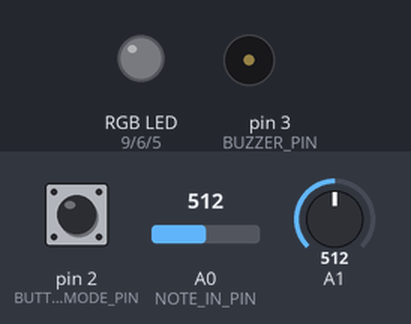
A sketch run on a simulated Arduino Uno, built with avr-gcc and run on an emulated ATmega328P. On the bench: an RGB LED mixed from three pins (HIGH = lit), buzzer (waves = sounding). Inputs (shaded band) come from the test bench; at power-on: pin 2 (BUTTON_MODE_PIN) LOW, A0 (NOTE_IN_PIN) = 512, A1 = 512. Dim RGB values are drawn brighter than linear; random numbers use the default seed unless the sketch sets one.

Above: at 1.2 s.
1.3 s: pin 2 (BUTTON_MODE_PIN) pulled HIGH for 1 s
At 1.8 s:
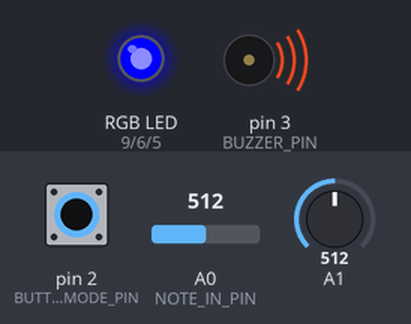
At 2.7 s:
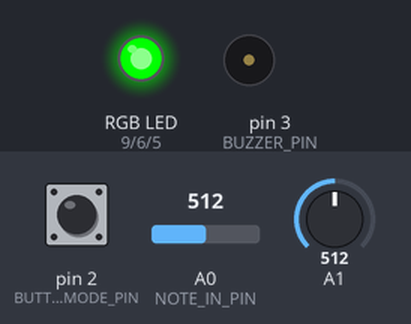
4.3 s: pin 2 (BUTTON_MODE_PIN) pulled HIGH for 3.2 s
At 5.15 s:
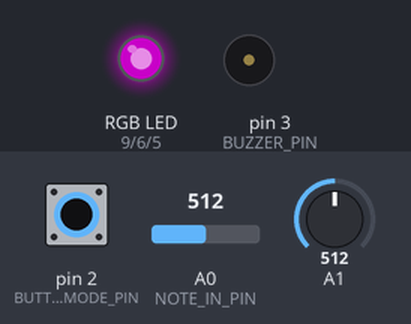
Timing chart, 0 to 15.0 s (numbered marks = the images above; inputs shaded):
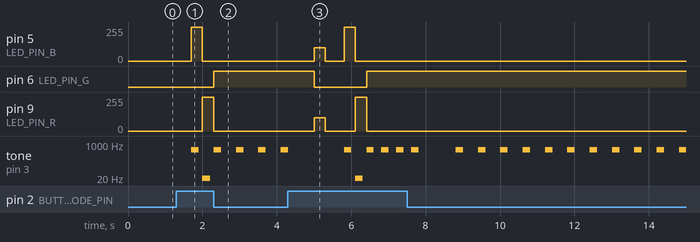

Measured:
- after the input at 1.3 s, pin 5 (LED_PIN_B): 0/255 → 255/255 after 0.40 s, → 0/255 0.30 s later; pin 6 (LED_PIN_G): LOW → HIGH after 1.0 s
- after the input at 4.3 s, pin 5 (LED_PIN_B): 0/255 → 100/255 after 0.71 s, → 0/255 0.30 s later, → 255/255 0.50 s later, → 0/255 0.30 s later; pin 6 (LED_PIN_G): HIGH → LOW after 0.71 s, → HIGH 1.4 s later; pin 9 (LED_PIN_R): 0/255 → 100/255 after 0.71 s, → 0/255 0.30 s later, → 255/255 0.80 s later, → 0/255 0.31 s later

The sketch:

ETUDE_3_PART1.ino
```cpp
/**********************PART 3*******************************
 * Provide an analysis of the behavior of the resistor ladder (keyboard), mode selector and what is occurring on the Arduino as a voltage. How does the input become audiblesound?
 *
 * For the resistor ladder buttons, because they are in series and because since I used different values of resistors and since they are in sink with the piezo buzzer, when I press
 * on one, it will allow current to pass and because it will produce a value between 0 and 1023, that will be the frequency that the buzzer will read.
 * For the human ear, however, we cannot hear from 0 to around 30-40 so we need to make sure, specifically for the last button where the current gets smaller, that there is enough
 * current passing for us to hear the sound. The voltage starts with 5V and goes to ground to close our circuit (0V).
 * For the mode selector, it is connected to a PWM so it can either be read as digital or analog. There's also a resistor after that button to control the current.
 *
 *
 */
/************************************************************/


/**********************ETUDE 2 CART 360 2017*******************************
 * WELCOME!
 * THE PURPOSE OF THIS EXERCISE IS TO DESIGN A VERY SIMPLE KEYBOARD (5 KEYS)
 * WHICH ALLOWS YOU TO PLAY LIVE, RECORD, AND PLAYBACK SINGLE NOTES (NO CHORDS).
 * THERE WILL BE A BUTTON WHICH WHEN PRESSED WILL TAKE THE USER TO THE NEXT MODE:
 * THERE ARE 5 POSSIBLE MODES
 * 0 ==  reset    ==   led off == also resets
 * 1 ==  live     ==   led BLUE
 * 2 ==  record   ==   led RED
 * 3 ==  play     ==   led GREEN
 * 4 ==  looper   ==   led PURPLE
 *
 * ADDITIONALLY - WHEN THE USER CHANGES MODE,
 * THE RGB LED WILL CHANGE COLOR (ACCORDING TO THE SPECIFICATIONS)

 * PLEASE FOLLOW THE INSTRUCTIONS IN THE COMMENTS:
 * DO NOT ADD ANY MORE FUNCTION DEFINITIONS
 * ONLY IMPLEMENT THE FUNCTION DEFINITIONS SUPPLIED
 * THERE IS NO NEED TO ADD ANY NEW VARIABLES OR CONSTANTS
 * PROVIDE COMMENTS FOR ANY OF THE CODE IMPLEMENTED
 * GOOD LUCK!
 */
/**** CONSTANTS ********************************************************/

#define BUTTON_MODE_PIN 2 // Button to change the mode

// constants for RGB LED
#define LED_PIN_R 9 // R PIN
#define LED_PIN_G 6 // G PIN
#define LED_PIN_B 5 // B PIN

// constant for note in (button-resistor ladder on breadboard)
# define NOTE_IN_PIN A0

//constant for max number of notes in array
#define MAX_NOTES 16

// a constant for duration
const int duration = 200;

// constant for pin to output for buzzer
#define BUZZER_PIN 3 // PWM


/******** VARIABLES *****************************************************/
// counter for how many notes we have
int countNotes = 0;
int mode = 0; // start at off
// array to hold the notes played (for record/play mode)
int notes [MAX_NOTES];
int prev=LOW;
int bs=LOW;
int counter=0;


/*************************************************************************/


/**********************SETUP() DO NOT CHANGE*******************************/
// Declare pin mode for the single digital input
void setup()
{
  pinMode(BUTTON_MODE_PIN, INPUT);
}

/**********************LOOP() DO NOT CHANGE *******************************
 * INSTRUCTIONS:
 * There is NO NEED to change the loop - it establishes the flow of the program
 * We call here 3 functions repeatedly:
 * 1: chooseMode(): this function will determine the mode that your program is in
 * based on if the button (linked to the BUTTON_MODE_PIN) was pressed
 * 2: setRGB(): will set the color of the RGB LED based on the value of the mode variable
 * 3: selectMode(): will determine which function to call based on the value of the mode variable

**************************************************************************/
void loop()
{
  chooseMode();
  setRGB();
  selectMode();
}
/******************CHOOSEMODE(): IMPLEMENT *********************************
 * INSTRUCTIONS:
 * Read the value from the Button (linked to the BUTTON_MODE_PIN) and
 * if is being pressed then change the mode variable.
 * REMEMBER:
 * mode == 0 is reset
 * mode == 1 is live
 * mode == 2 is record
 * mode == 3 is play
 * mode == 4 is loopMode
 * Every time the user presses the button, the program will go to the next mode,
 * once it reaches 4, it should go back to mode == 0.
 * (i.e. if mode ==2 and we press, then mode ==3) ...
**************************************************************************/
void chooseMode(){ // previous mode
        prev=LOW;

        bs = digitalRead(BUTTON_MODE_PIN);
        if(mode !=5){

                 if (bs != prev ) {
                                    mode++;
                                    delay(300);
                                  }
                else{
                      prev = bs;
                    }
        }

        else
        {
          mode=0;
          }
  }

/******************SETRGB(): IMPLEMENT *********************************
 * INSTRUCTIONS:
 * Depending on the value of the mode variable:
 * if the mode is 0 - RGB LED IS OFF
 * if the mode is 1 - RGB LED IS BLUE
 * if mode is 2 - RGB LED IS RED
 * if mode is 3 - RGB LED IS GREEN
 * if mode is 4 - RGB LED iS PURPLE
 * YOU MUST USE A SWITCH CASE CONSTRUCT (NOT A SERIES OF IF / ELSE STATEMENTS
**************************************************************************/
void setRGB()
{
  int i= mode;
  switch(i){
  case 0: {
    analogWrite(LED_PIN_G, 0);
    analogWrite(LED_PIN_R, 0);
    analogWrite(LED_PIN_B, 0);
    break;
    }
  case 1:{
    analogWrite(LED_PIN_G, 0);
    analogWrite(LED_PIN_R, 0);
    analogWrite(LED_PIN_B, 255);
    break;
    }
  case 2:{
    analogWrite(LED_PIN_G, 0);
    analogWrite(LED_PIN_R, 255);
    analogWrite(LED_PIN_B, 0);
    break;
    }
  case 3:{
    analogWrite(LED_PIN_G, 255);
    analogWrite(LED_PIN_R, 0);
    analogWrite(LED_PIN_B, 0);
    break;
    }
  case 4:{
    analogWrite(LED_PIN_G, 0);
    analogWrite(LED_PIN_R, 100);
    analogWrite(LED_PIN_B, 100);
    break;
    }

  }
}
/**********************SELECTMODE() DO NOT CHANGE *******************************
 * INSTRUCTIONS:
 * There is NO NEED to change this function - it selects WHICH function should run based on the mode variable
 * There are 4 possibilities
 * 1: reset(): this function will reset any arrays etc, and will do nothing else
 * 2: live(): this function will play the corresponding notes
 * to the user pressing the respective buttons.
 * NOTE:: the notes played are NOT stored
 * 3: record(): this function will play the corresponding notes
 * to the user pressing the respective buttons
 * AND will STORE up to 16 consecutive notes in an array.
 * 4: play(): this function will playback any notes stored in the array that were recorded
 * in the previous mode
 * 5: loopMode(): this function will playback any notes stored in the array that were recorded,
 * BUT unlike the previous mode, you can choose in which sequence the notes are played.
 * REQUIRED: only play notes from the array (no live stuff)

******************************************************************************/
void selectMode()
{
  if(mode == 0) {
    reset();
  }
  else if(mode == 1) {
    live();
  }
  else if(mode == 2) {
   record();
  }

  else if(mode == 3) {
    play();

  }

   else if(mode == 4) {
    looper();
  }
}
/******************RESET(): IMPLEMENT **************************************
 * INSTRUCTIONS:
 * this function should ensure that any notes recorded are no longer available
**************************************************************************/
void reset()
{
 for(int i=0; i<MAX_NOTES; i++)
  {
    notes [i] =0;
    int k = notes [i];

    }
     delay(200);
}
/******************LIVE(): IMPLEMENT **************************************
 * INSTRUCTIONS:
 * this function will play the corresponding notes
 * to the user pressing the respective buttons
 * NOTE:: the notes played are NOT stored
 * SO: you need read in the input from the analog input (linked to the button-resistor ladder combo)
 * THEN - output the note to the buzzer using the tone() function
**************************************************************************/
void live() // NOISE AND PEAK VALUE PROBABLY NEED TO BE HANDLE
{  long myNote;

    if(analogRead(HIGH))
    {

        myNote = analogRead(NOTE_IN_PIN);
       tone(BUZZER_PIN, myNote,200);
      }
      else
      {
        analogRead(LOW);
        }


}
/******************RECORD(): IMPLEMENT **********************************
 * INSTRUCTIONS:
 * this function will play the corresponding notes
 * to the user pressing the respective buttons
 * AND will STORE up to 16 consecutive notes in an array.
 * SO:you need read in the input from the analog input (linked to the button-resistor ladder combo)
 * AND - output the note to the buzzer using the tone() function
 * THEN store that note in the array  - BE CAREFUL - you can only allow for up to MAX_NOTES to be stored
**************************************************************************/
void record(){


   for(int i=0; i<16; i++){


      if(analogRead(HIGH)){

      analogRead(NOTE_IN_PIN);
      tone(BUZZER_PIN,NOTE_IN_PIN,200);
      notes[i]=analogRead(NOTE_IN_PIN);
      }

      else
      {

        analogRead(LOW);
        }


   }
}

/******************PLAY(): IMPLEMENT ************************************
 * INSTRUCTIONS:
 * this function will playback any notes stored in the array that were recorded
 * in the previous mode
 * SO: you need to go through the array of values (be careful - the user may not have put in MAX_NOTES)
 * READ each value IN ORDER
 * AND output each note to the buzzer using the tone() function
 * ALSO: as long as we are in this mode, the notes are played over and over again
 * BE CAREFUL: make sure you allow for the user to get to another mode from the mode button...
**************************************************************************/
void play()
{

long n,t;
long i=0;


bs = digitalRead(BUTTON_MODE_PIN);
     if( i<= counter){


      n = notes [i];

      tone(BUZZER_PIN,n,200);
      delay(400);
      i++;

      if(bs!=prev)
                   {
                    selectMode();
                    analogRead(LOW);

                    }
      delay(200);
    }

}

/******************LOOPMODE(): IMPLEMENT *********************************
 * INSTRUCTIONS:
 * this function will playback any notes stored in the array that were recorded
 * in the previous mode
 * SO: you need to go through the array of values (be careful - the user may not have put in MAX_NOTES)
 * READ values IN ANY ORDERING (You MUST use the array - but you can determine your own sequence)
 * AND output each note to the buzzer using the tone() function
 * ALSO: as long as we are in this mode, the notes are played over and over again
 * BE CAREFUL: make sure you allow for the user to get to another mode from the mode button...
**************************************************************************/
void looper()
{  bs = digitalRead(BUTTON_MODE_PIN);

  for(int value=0; value<counter; value++){
  randomSeed(value);
  value = random(0, counter);
  analogRead(notes[value]);
  delay(400);
  tone(BUZZER_PIN, notes[value], 200);
   if(bs!=prev)
                   {
                    selectMode();
                    analogRead(LOW);

                    }
  }
}


/**************************************************************************/
```
